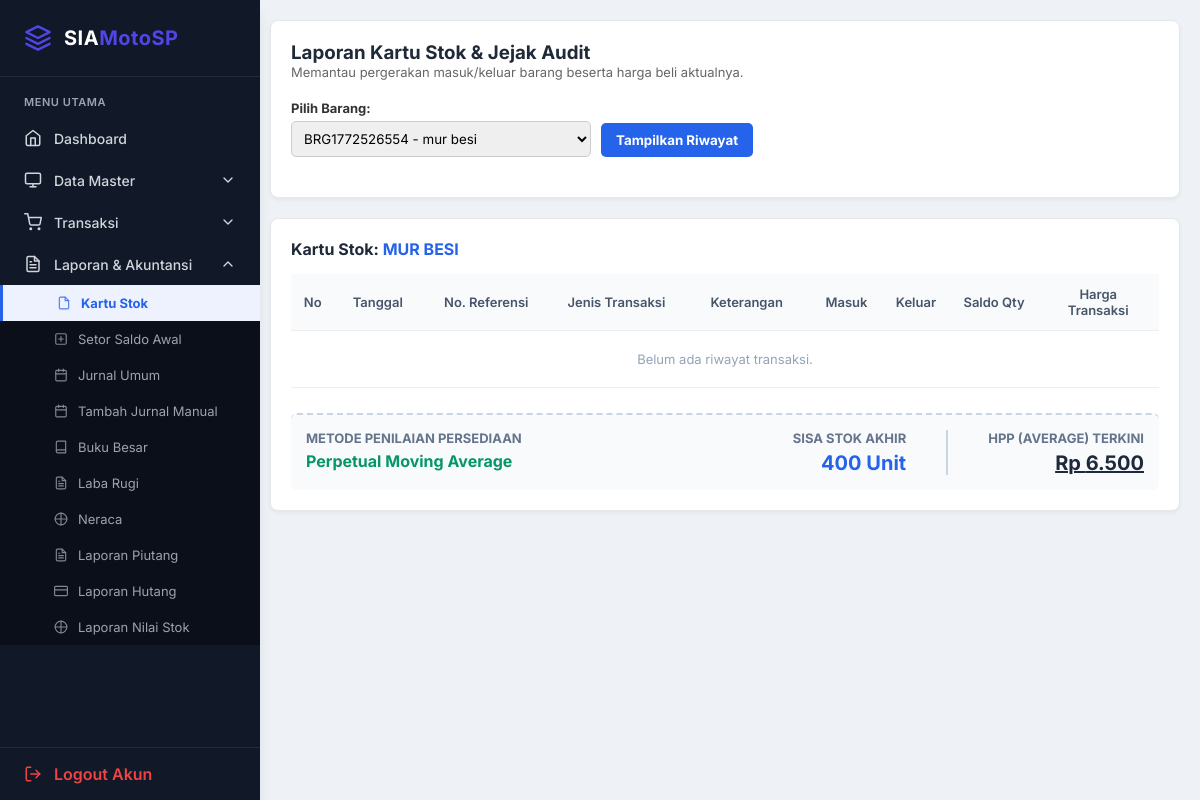
The page /kartu_stok.php?id_barang=2 (signed in) on the database as committed earlier.
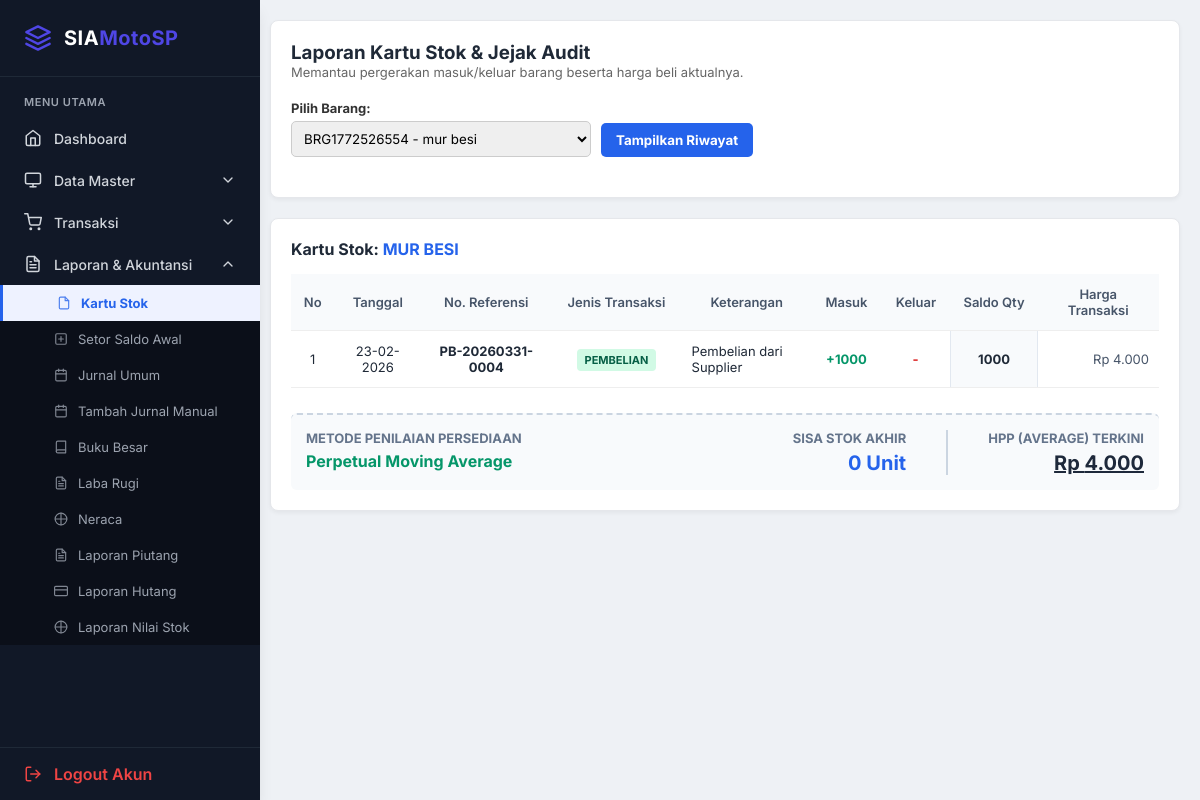
The same page on the database as committed later.
### tables this page shows
CREATE TABLE `tb_barang` (
  `id` int NOT NULL,
  `kode_barang` varchar(20) DEFAULT NULL,
  `nama_barang` varchar(100) DEFAULT NULL,
  `id_kategori` int DEFAULT NULL,
  `harga_beli` decimal(15,2) DEFAULT NULL,
  `harga_jual` decimal(15,2) DEFAULT NULL,
  `stok` int DEFAULT '0',
  `harga_pokok` double NOT NULL DEFAULT '0',
  `stok_minimal` int DEFAULT '5',
  `stok_awal` int NOT NULL DEFAULT '0',
  `hpp_awal` int NOT NULL DEFAULT '0'
);

CREATE TABLE `tb_kartu_stok` (
  `id` int NOT NULL,
  `id_barang` int NOT NULL,
  `tanggal` date NOT NULL,
  `jenis_transaksi` enum('pembelian','penjualan','retur','penyesuaian') NOT NULL,
  `no_referensi` varchar(50) NOT NULL,
  `qty_masuk` int DEFAULT '0',
  `qty_keluar` int DEFAULT '0',
  `saldo_stok` int NOT NULL,
  `harga_pokok` double NOT NULL DEFAULT '0',
  `keterangan` varchar(255) DEFAULT NULL
);

### kartu_stok.php (the view, shortened to what the changed rows need)
<?php
include "config/db.php";
$id_barang = isset($_GET['id_barang']) ? intval($_GET['id_barang']) : 0;
$qKartu = null;
$nama_barang_terpilih = "";
$stok_sekarang = 0;
$hpp_sekarang = 0;
if ($id_barang > 0) {
    $qNama = mysqli_query($conn, "SELECT nama_barang, stok, harga_beli FROM tb_barang WHERE id = $id_barang");
    if ($rowNama = mysqli_fetch_assoc($qNama)) {
        $nama_barang_terpilih = $rowNama['nama_barang'];
        $stok_sekarang = $rowNama['stok'];
        $hpp_sekarang = $rowNama['harga_beli'];
    }
    $qKartu = mysqli_query($conn, "
        SELECT * FROM tb_kartu_stok
        WHERE id_barang = $id_barang
        ORDER BY tanggal ASC, id ASC
    ");
}
?>
<!DOCTYPE html>
<html>
<head>
<link rel="stylesheet" href="inc/style.css">
</head>
<body>
<div class="content">
    <?php if ($id_barang > 0): ?>
    <div class="card">
        <h4 style="margin-bottom: 15px;">Kartu Stok: <span style="color: #2563eb; text-transform: uppercase;"><?= $nama_barang_terpilih ?></span></h4>
        <table>
            <thead>
                <tr>
                    <th style="width: 5%;">No</th>
                    <th style="width: 10%;">Tanggal</th>
                    <th style="width: 15%;">No. Referensi</th>
                    <th style="width: 15%;">Jenis Transaksi</th>
                    <th style="width: 15%;">Keterangan</th>
                    <th style="width: 8%;">Masuk</th>
                    <th style="width: 8%;">Keluar</th>
                    <th style="width: 10%;">Saldo Qty</th>
                    <th style="width: 14%;">Harga Transaksi</th>
                </tr>
            </thead>
            <tbody>
                <?php
                $no = 1;
                if (mysqli_num_rows($qKartu) > 0) {
                    while($row = mysqli_fetch_assoc($qKartu)) {
                        $badge_class = "badge-sesuai";
                        if($row['jenis_transaksi'] == 'pembelian') $badge_class = "badge-masuk";
                        $harga_tampil = (isset($row['harga_pokok']) && $row['harga_pokok'] > 0) ? "Rp " . number_format($row['harga_pokok'], 0, ',', '.') : "-";
                ?>
                <tr>
                    <td class="center"><?= $no++ ?></td>
                    <td class="center"><?= date('d-m-Y', strtotime($row['tanggal'])) ?></td>
                    <td class="center"><strong><?= $row['no_referensi'] ?></strong></td>
                    <td class="center"><span class="<?= $badge_class ?>"><?= strtoupper($row['jenis_transaksi']) ?></span></td>
                    <td><?= $row['keterangan'] ?></td>
                    <td class="center" style="color: #059669; font-weight:bold;">
                        <?= $row['qty_masuk'] > 0 ? '+'.$row['qty_masuk'] : '-' ?>
                    </td>
                    <td class="center" style="color: #dc2626; font-weight:bold;">
                        <?= $row['qty_keluar'] > 0 ? '-'.$row['qty_keluar'] : '-' ?>
                    </td>
                    <td class="center" style="font-weight: bold; background: #f8fafc; border-left: 1px solid #e2e8f0; border-right: 1px solid #e2e8f0;">
                        <?= $row['saldo_stok'] ?>
                    </td>
                    <td class="right" style="color: #475569;">
                        <?= $harga_tampil ?>
                    </td>
                </tr>
                <?php
                    }
                } else {
                    echo "<tr><td colspan='9' class='center' style='padding:20px; color:#94a3b8;'>Belum ada riwayat transaksi.</td></tr>";
                }
                ?>
            </tbody>
        </table>
        <div class="summary-box">
            <div class="summary-item" style="text-align: left;">
                <div class="summary-label">Metode Penilaian Persediaan</div>
                <div class="summary-value" style="font-size: 16px; color: #059669; margin-top: 5px;">Perpetual Moving Average</div>
            </div>
            <div style="display: flex; gap: 40px;">
                <div class="summary-item" style="border-right: 2px solid #cbd5e1; padding-right: 40px;">
                    <div class="summary-label">Sisa Stok Akhir</div>
                    <div class="summary-value" style="color: #2563eb;"><?= isset($stok_sekarang) ? $stok_sekarang : 0 ?> Unit</div>
                </div>
                <div class="summary-item">
                    <div class="summary-label">HPP (Average) Terkini</div>
                    <div class="summary-value" style="color: #1e293b; text-decoration: underline;">
                        Rp <?= number_format($hpp_sekarang, 0, ',', '.') ?>
                    </div>
                </div>
            </div>
        </div>
    </div>
    <?php endif; ?>
</div>
</body>
</html>

Rows that differ between the two databases and show on the page:
changed tb_barang "MUR BESI": stok "400" → "0"; harga_beli "6.500" → "4.000"
added tb_kartu_stok: tanggal "23-02-2026", no_referensi "PB-20260331-0004", jenis_transaksi "PEMBELIAN", keterangan "Pembelian dari Supplier", qty_masuk "1000", saldo_stok "1000", harga_pokok "Rp 4.000"
Other text that changed with them:
text no longer shown: "Belum ada riwayat transaksi."
